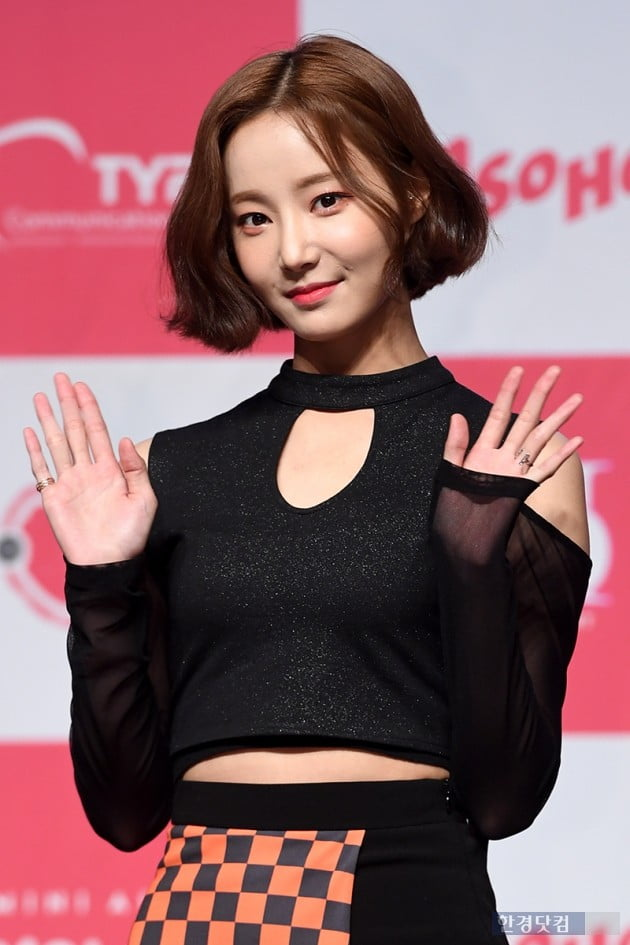
#> input picture Resources/21.jpg, 630 x 945 px, given in place of cloth.png, which was not available
$ python -i pattern.py   (imports and definitions only)
#> lines starting #> are read from the running program, lines starting #| are printed output that depends on the picture; after the words box and inside, x2 and y2 are one past the last pixel; in counts of white or black regions, pixels touching at a corner belong together; pictures that were not available may be replaced by others from this repository, and a replacement may not be noted
import cv2
from PIL import Image

def set_alpha(R,G,B):
    val = (0.299*R) + (0.587*G) + (0.114*B)
    return int(val)

def avr_RGB(R,G,B):
    return int((R+G+B)/3)

def cal_pattern(source, pattern):
    p = source/255
    result = 0
    if(pattern>source):
        result= int(pattern*p)+int((pattern-source)/4)
    else:
        result = int(pattern*p)
    return result

def cal_contour_pattern(source, pattern):
    p = source/255
    result = 0
    if(pattern>source):
        try:
            result= int(pattern*p)-int((pattern-source)/4)
        except:
            result = 30*int((source+255)/255)
    else:
        result = int(pattern*p)
    return result

def canny_is_zero(a,b,c):
    if(a==0 and b == 0 and c==0):
        return True
    return False

def get_pattern(pattern_file):
#> called with pattern_file = 'Resources/21.jpg'
    img = cv2.imread("./cloth.png")
#> img is the input picture: shape (945, 630, 3); mean B, G, R 101.8, 96.2, 138.8
    width = img.shape[1]
#> width = 630
    height = img.shape[0]
#> height = 945
    origin = cv2.imread(pattern_file)
    origin = cv2.resize(origin, (width,height))
    img2gray = cv2.cvtColor(img, cv2.COLOR_BGR2GRAY)
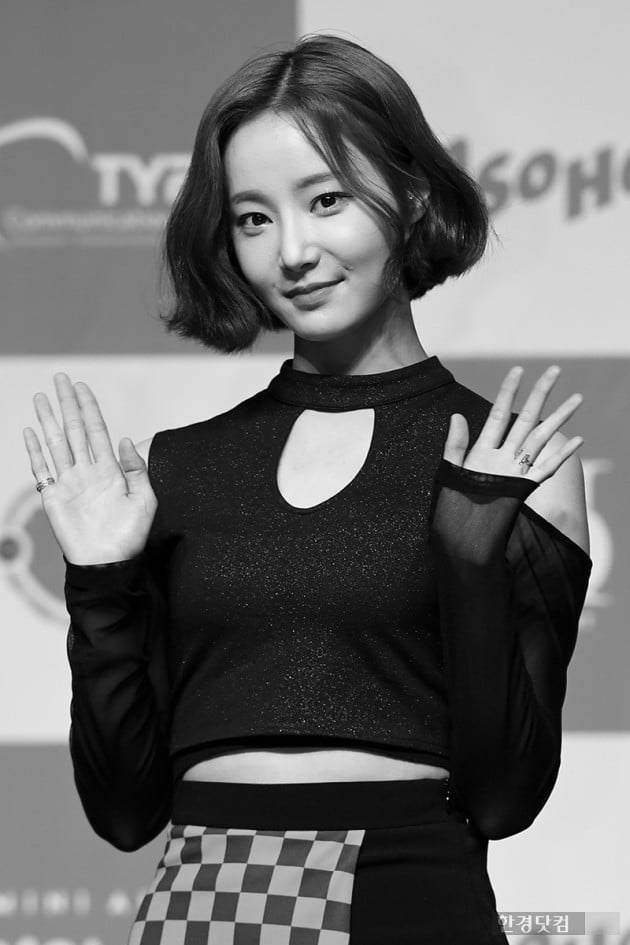
#> img2gray: shape (945, 630); min 0, max 255, mean 109.5
    canny = cv2.Canny(img,70,240)
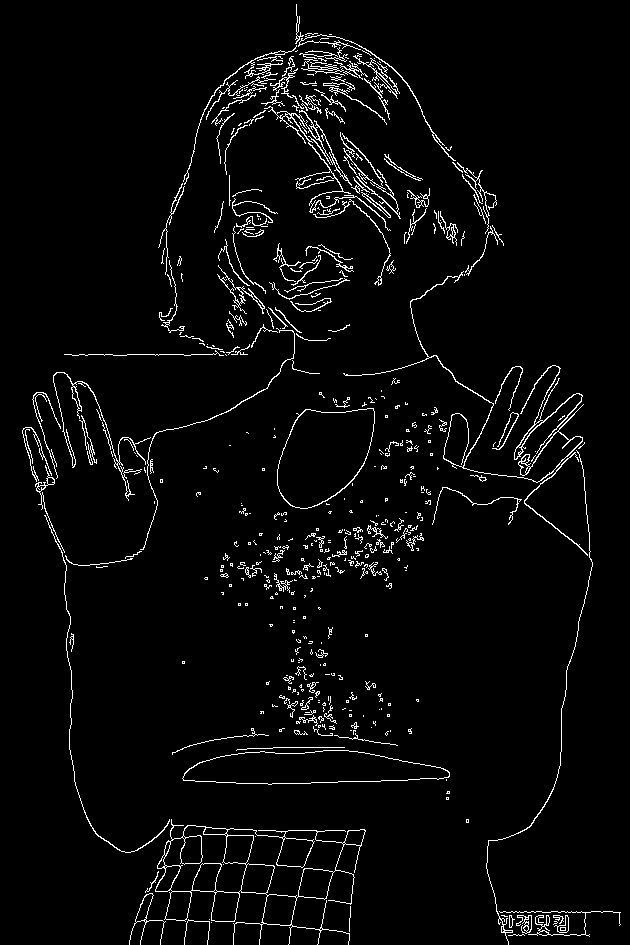
#> canny: shape (945, 630); 3.5% white in thin lines or dots
    contours, hierachy = cv2.findContours(canny, cv2.RETR_LIST, cv2.CHAIN_APPROX_SIMPLE)
#> contours = 783 contours, 676 with area under 20; largest, box (x1, y1, x2, y2) and area: (155, 819, 366, 945) 12994, (277, 408, 375, 509) 7117, (277, 408, 375, 509) 7048, (182, 750, 450, 785) 6573, (182, 750, 450, 785) 6554
    for i in range(len(contours)):
        cv2.drawContours(canny, [contours[i]], 0, (255, 255, 255), 1)
    ret, mask = cv2.threshold(img2gray, 127, 255, cv2.THRESH_BINARY)
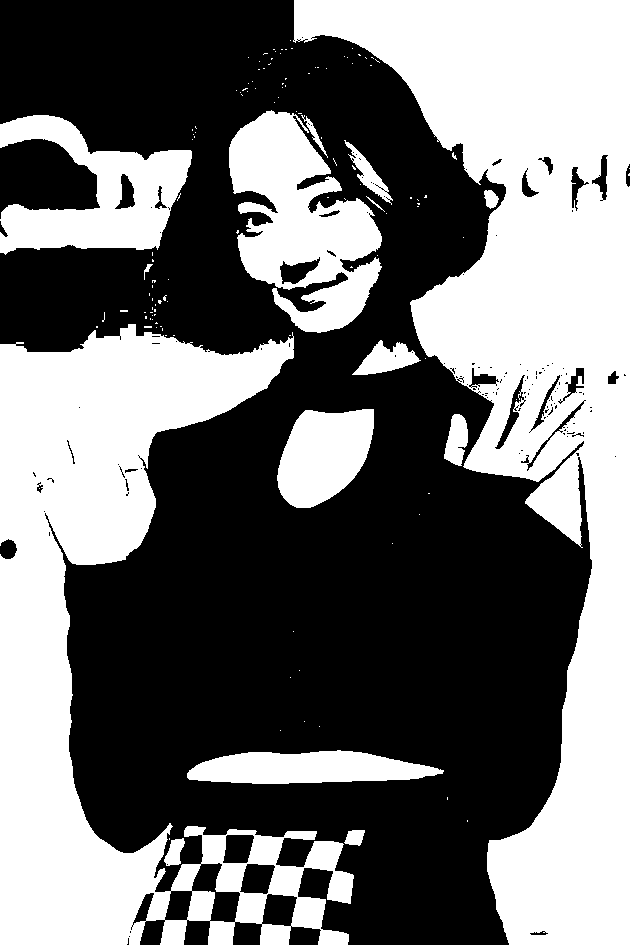
#> mask: shape (945, 630); 44.6% white; 130 white regions (115 under 20 px), largest, box (x1, y1, x2, y2) and area: (293, 0, 630, 945) 127387, (0, 324, 354, 945) 87735, (229, 110, 382, 333) 18954
    cv2.imwrite("cloth_mask.png", mask)
    mask_inverted = cv2.bitwise_not(mask)
    img1_bg = cv2.bitwise_and(origin, origin, mask=mask_inverted)
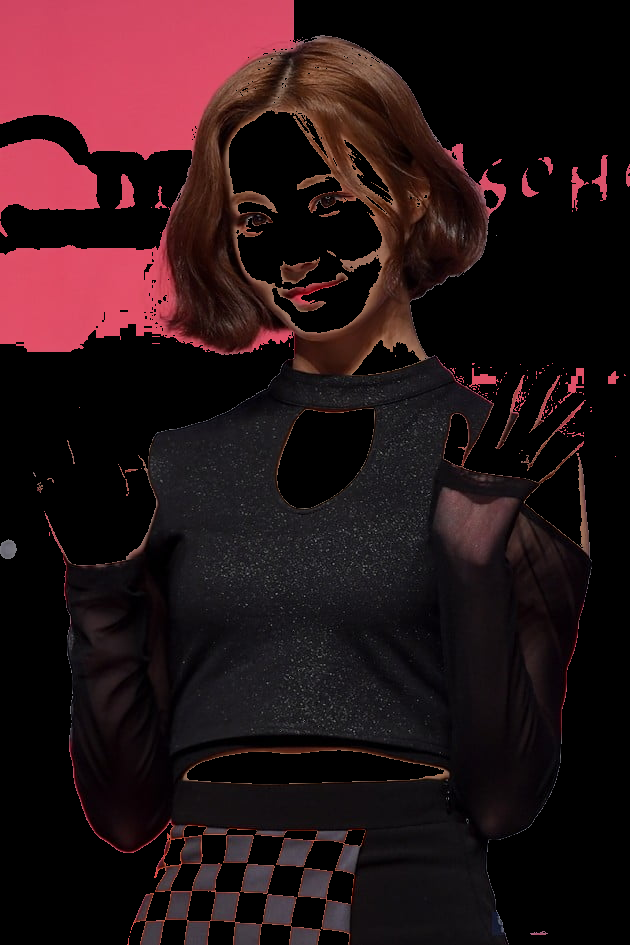
#> img1_bg: shape (945, 630, 3); mean B, G, R 22.6, 19.8, 39.6
    cv2.imwrite("mask_inverted.png", mask_inverted)
    cv2.imwrite("cloth_pattern.png", img1_bg)
    cv2.imwrite("canny.png", canny)

    img = Image.open("cloth_pattern.png")  # 패턴그려진 옷마스킹
#> img: PIL image 630x945 RGB
    origin = Image.open("./cloth.png") #옷열기
    test = Image.open("./canny.png")
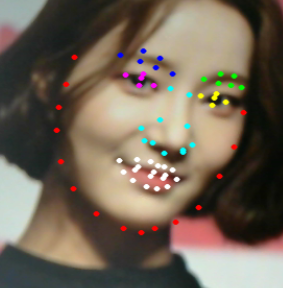
#> input picture Resources/1.png, 283 x 288 px, given in place of canny.png, which was not available
#> test is the input picture: PIL image 283x288 RGBA; mean R, G, B, A 113.9, 101.4, 86.5, 255
    img = img.convert("RGBA")  # RGBA형식으로 변환
#> img: PIL image 630x945 RGBA
    origin = origin.convert("RGBA")
#> origin: PIL image 630x945 RGBA
    test = test.convert("RGBA")
    pattern_datas = img.getdata()  # datas에 일차원 배열 형식으로 RGBA입력
    cloth_datas = origin.getdata()
    canny_datas = test.getdata()
    newData_pattern = []
    x = -1
    y = 0
    for i in range(len(pattern_datas)):
        if ((pattern_datas[i][0] == 0 and pattern_datas[i][1] == 0 and pattern_datas[i][2] == 0)):  # 해당 픽셀 색이 검정이거나, 턱선 위 일 경우 투명처리
            newData_pattern.append((255, 255, 255, 0))
        elif (not canny_is_zero(canny_datas[i][0],canny_datas[i][1],canny_datas[i][2])):
            R = cloth_datas[i][0]
            G = cloth_datas[i][1]
            B = cloth_datas[i][2]
            newData_pattern.append((cal_contour_pattern(R, pattern_datas[i][0]),cal_contour_pattern(G, pattern_datas[i][1]),cal_contour_pattern(B, pattern_datas[i][2]), 255))  # 해당 영역 추가
        else:  # 그렇지 않으면
            R = cloth_datas[i][0]
            G = cloth_datas[i][1]
            B = cloth_datas[i][2]
            newData_pattern.append((cal_pattern(R, pattern_datas[i][0]),cal_pattern(G, pattern_datas[i][1]),cal_pattern(B, pattern_datas[i][2]),255))  # 해당 영역 추가
#> this loop made 81505 passes
#> (R, G, B) on passes 1 to 12: (207, 68, 97), (207, 68, 97), (207, 68, 97), (207, 68, 97), (207, 68, 97), (207, 68, 97), (207, 68, 97), (207, 68, 97), (208, 69, 98), (208, 69, 98), (208, 69, 98), (208, 69, 98)
#> (R, G) on pass 59: (207, 68)
    img.putdata(newData_pattern)  # 데이터 입력
    number = pattern_file.split(".")[0][-1]
    img.save("cloth_pattern"+str(number)+".png")  # 이미지name으로 저장

#> (the run stopped early here; a loop or call above may not have finished)
